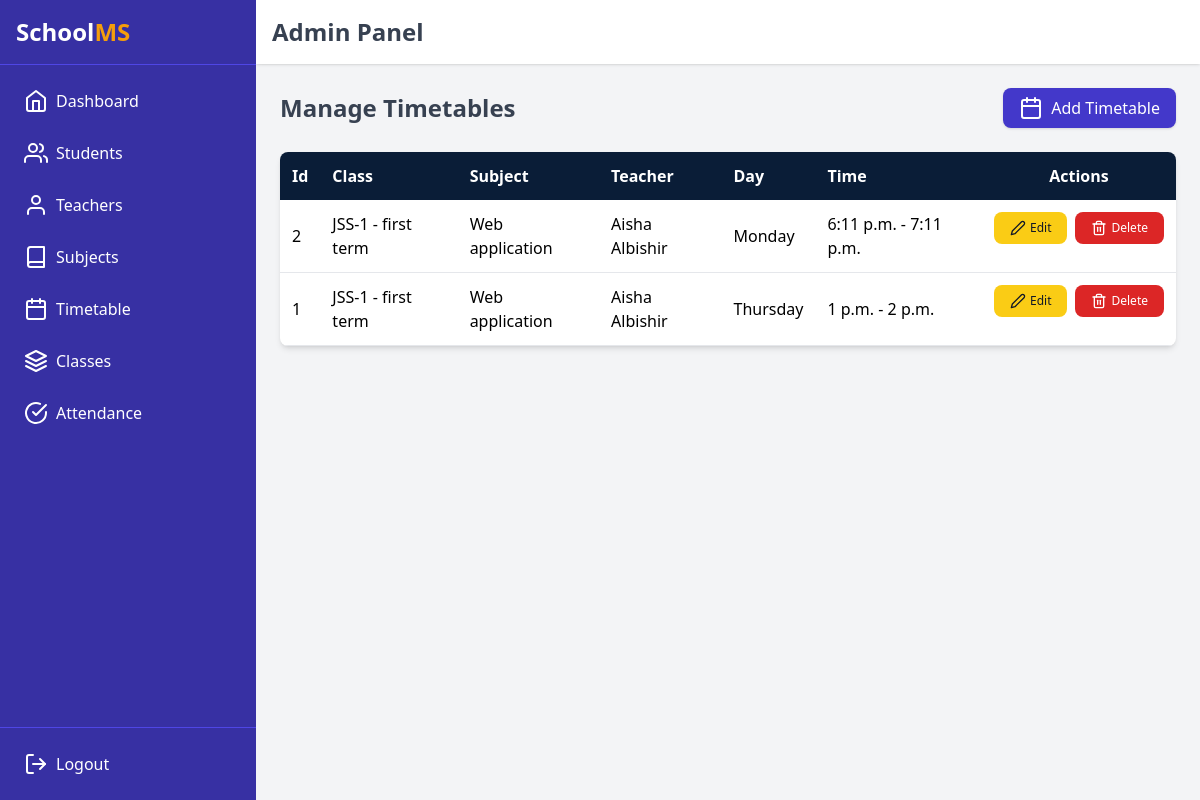
Screenshot of /academics/timetables/ with the database file from the repository.
### academics/models.py (models this page shows, shortened)
class Timetable(models.Model):
    class Meta:
        pass
    DAYS_OF_WEEK = (
        ('Monday', 'Monday'),
        ('Tuesday', 'Tuesday'),
        ('Wednesday', 'Wednesday'),
        ('Thursday', 'Thursday'),
        ('Friday', 'Friday'),
        ('Saturday', 'Saturday'),
    )
    student_class = models.ForeignKey('StudentClass', on_delete=models.CASCADE, related_name='timetables')
    subject = models.ForeignKey('Subject', on_delete=models.CASCADE)
    teacher = models.ForeignKey('teachers.Teacher', on_delete=models.CASCADE)
    day = models.CharField(max_length=10, choices=DAYS_OF_WEEK)
    start_time = models.TimeField()
    end_time = models.TimeField()

class StudentClass(models.Model):
    class_name = models.CharField(max_length=50)
    section = models.CharField(max_length=10)
    teacher = models.ForeignKey('teachers.Teacher', on_delete=models.SET_NULL, null=True, blank=True, related_name='main_classes')
    def __str__(self):
        return f"{self.class_name} - {self.section}"

class Subject(models.Model):
    class Meta:
        permissions = [
            ("manage_subject", "Can manage subject"),
        ]
    name = models.CharField(max_length=100)
    code = models.CharField(max_length=20, unique=True)

### teachers/models.py (models this page shows, shortened)
class Teacher(models.Model):
    user = models.OneToOneField(User, on_delete=models.CASCADE, related_name='teacher_profile')
    contact = models.CharField(max_length=15)
    email = models.EmailField()
    profile_image = models.ImageField(upload_to='teacher_profiles/', default='teacher_profiles/default.png')

### academics/views.py (the view)
# urls.py: path("timetables/", views.manage_timetables, name="manage_timetables"),
def manage_timetables(request):
    timetables = Timetable.objects.select_related("student_class", "subject", "teacher").order_by("student_class", "day", "start_time")
    return render(request, "academics/manage_timetables.html", {"timetables": timetables})

### academics/templates/academics/manage_timetables.html
{% extends "admin_base.html" %}
{% load static %}
{% block content %}
<div class="flex justify-between items-center mb-6">
  <h1 class="text-2xl font-bold text-gray-700">Manage Timetables</h1>
  <a href="{% url 'add_timetable' %}" class="flex items-center space-x-2 bg-indigo-700 hover:bg-indigo-800 text-white px-4 py-2 rounded-lg shadow transition">
    <i data-feather="calendar"></i>
    <span>Add Timetable</span>
  </a>
</div>
<div class="overflow-x-auto bg-white shadow-md rounded-lg">
  <table class="w-full text-left border-collapse">
    <thead class="bg-[#0A1D37] text-white">
      <tr>
        <th class="p-3">Id</th>
        <th class="p-3">Class</th>
        <th class="p-3">Subject</th>
        <th class="p-3">Teacher</th>
        <th class="p-3">Day</th>
        <th class="p-3">Time</th>
        <th class="p-3 text-center">Actions</th>
      </tr>
    </thead>
    <tbody>
      {% for tt in timetables %}
      <tr class="border-b hover:bg-gray-100">
        <td class="p-3">{{ tt.id }}</td>
        <td class="p-3">{{ tt.student_class }}</td>
        <td class="p-3">{{ tt.subject.name }}</td>
        <td class="p-3">{{ tt.teacher.user.get_full_name }}</td>
        <td class="p-3">{{ tt.day }}</td>
        <td class="p-3">{{ tt.start_time }} - {{ tt.end_time }}</td>
        <td class="p-3 flex gap-2 justify-center">
          <a href="{% url 'edit_timetable' tt.id %}" class="flex items-center bg-yellow-400 text-gray-900 px-4 py-2 rounded-lg hover:bg-yellow-500 text-xs font-medium">
            <i data-feather="edit-2" class="w-4 h-4 mr-1"></i> Edit
          </a>
          <a href="{% url 'delete_timetable' tt.id %}" onclick="return confirm('Are you sure you want to delete this timetable?');" class="flex items-center bg-red-600 text-white px-4 py-2 rounded-lg hover:bg-red-700 text-xs font-medium">
            <i data-feather="trash-2" class="w-4 h-4 mr-1"></i> Delete
          </a>
        </td>
      </tr>
      {% empty %}
      <tr><td colspan="6" class="p-3 text-center text-gray-500">No timetable entries found.</td></tr>
      {% endfor %}
    </tbody>
  </table>
</div>
{% endblock %}

### rows the page displays
Timetable: id "2", student_class "JSS-1 - first term", subject.name "Web application", teacher.user.get_full_name "Aisha Albishir", day "Monday", start_time "6:11 p.m.", end_time "7:11 p.m."
Timetable: id "1", student_class "JSS-1 - first term", subject.name "Web application", teacher.user.get_full_name "Aisha Albishir", day "Thursday", start_time "1 p.m.", end_time "2 p.m."
